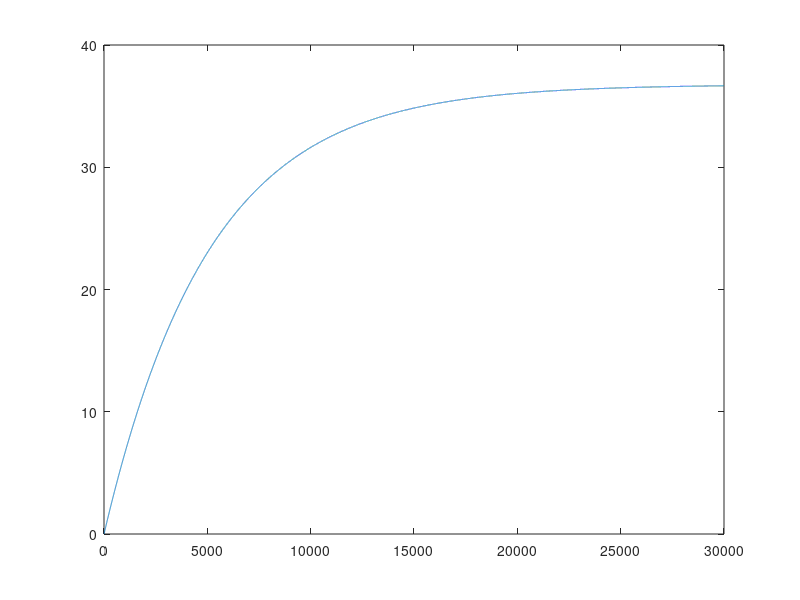

Write MATLAB code to recreate this figure.
clear all
clc

N = 1024;
S = 102;
J = 2:30000;
s_w = 0.2;
T = s_w * sqrt(2*log(N));
phi = @(x) exp(-0.5*x.^2)/sqrt(2*pi);
p2 = normcdf(T/s_w) - normcdf(-T/s_w);
E_card = (N-S) * p2 * (1 - p2.^(J-1));
E_cond = s_w^2 * (1 - (2*T*phi(T/s_w))/(s_w*p2));
imp = E_card * E_cond;

plot(J,imp)
